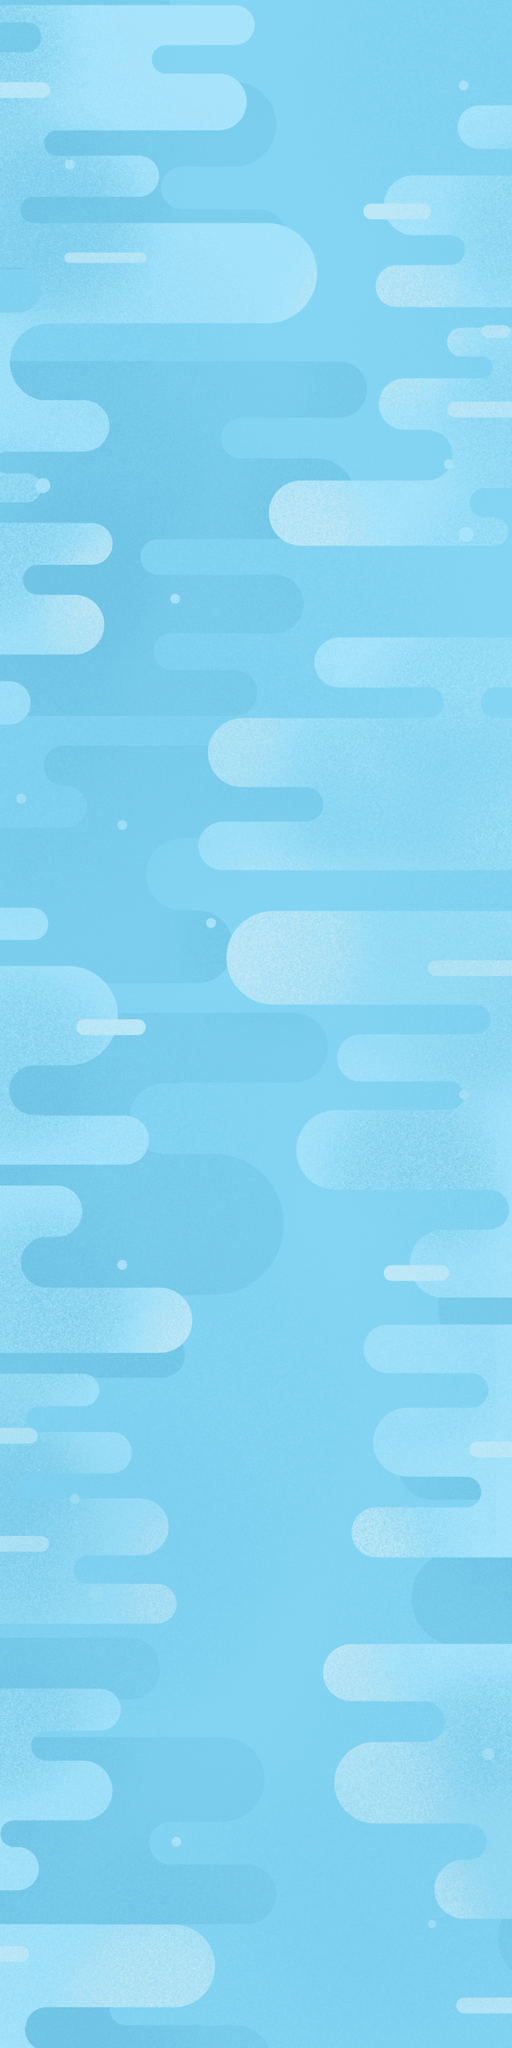

This is a level from a 2D game, rendered from its Tiled map with the project's own tilesets. A one-line summary and the map file follow, with tile-layer data summarised:
An orthogonal 16x64 tile map with 40x40 px tiles, 1 tile layer (scene) and 50 objects (2x pic_ballon_red, level1, level2, level3, level4, ...).

<map version="1.0" orientation="orthogonal" renderorder="right-down" width="16" height="64" tilewidth="40" tileheight="40" nextobjectid="34">
 <tileset firstgid="1" name="sky_bg" tilewidth="40" tileheight="40">
  <image source="sky_bg.png" width="2048" height="1024" />
 </tileset>
 <layer name="scene" width="16" height="64">
  <data>[1024 cells, 1024 non-empty, 1024 distinct tile ids]</data>
 </layer>
 <objectgroup name="layer_level">
  <object name="level1" x="231" y="2365">
   <properties>
    <property name="show" value="1" />
   </properties>
  </object>
  <object name="level2" x="175" y="2243">
   <properties>
    <property name="show" value="1" />
   </properties>
  </object>
  <object name="level3" x="169" y="2120">
   <properties>
    <property name="show" value="1" />
   </properties>
  </object>
  <object name="level4" x="217" y="1998">
   <properties>
    <property name="show" value="1" />
   </properties>
  </object>
  <object name="level5" x="281" y="1876">
   <properties>
    <property name="show" value="1" />
   </properties>
  </object>
  <object name="level6" x="324" y="1753">
   <properties>
    <property name="show" value="1" />
   </properties>
  </object>
  <object name="level7" x="321" y="1631">
   <properties>
    <property name="show" value="1" />
   </properties>
  </object>
  <object name="level8" x="267" y="1509">
   <properties>
    <property name="show" value="1" />
   </properties>
  </object>
  <object name="level9" x="203" y="1386">
   <properties>
    <property name="show" value="1" />
   </properties>
  </object>
  <object name="level10" x="135" y="1264">
   <properties>
    <property name="show" value="1" />
   </properties>
  </object>
  <object name="level11" x="94" y="1142">
   <properties>
    <property name="show" value="1" />
   </properties>
  </object>
  <object name="level12" x="70" y="1020">
   <properties>
    <property name="show" value="1" />
   </properties>
  </object>
  <object name="level13" x="79" y="897">
   <properties>
    <property name="show" value="1" />
   </properties>
  </object>
  <object name="level14" x="115" y="775">
   <properties>
    <property name="show" value="1" />
   </properties>
  </object>
  <object name="level15" x="172" y="653">
   <properties>
    <property name="show" value="1" />
   </properties>
  </object>
  <object name="level16" x="230" y="530">
   <properties>
    <property name="show" value="1" />
   </properties>
  </object>
  <object name="level17" x="281" y="408">
   <properties>
    <property name="show" value="1" />
   </properties>
  </object>
  <object name="level18" x="320" y="286">
   <properties>
    <property name="show" value="1" />
   </properties>
  </object>
  <object name="level19" x="323" y="163">
   <properties>
    <property name="show" value="1" />
   </properties>
  </object>
  <object name="level20" x="300" y="41">
   <properties>
    <property name="show" value="1" />
   </properties>
  </object>
 </objectgroup>
 <objectgroup name="layer_element">
  <object id="23" name="pic_castal_1" x="513" y="139" width="127" height="81" />
  <object id="24" name="pic_ballon_red" x="100" y="34" width="109" height="122" />
  <object id="25" name="pic_castal_2" x="0" y="343" width="128" height="312" />
  <object id="26" name="pic_ferriswheel" x="390" y="823" width="291" height="315" />
  <object id="27" name="pic_bird" x="381" y="714" width="88" height="56" />
  <object id="28" name="pic_ballon_blue" x="376" y="1315" width="147" height="165" />
  <object id="29" name="pic_castal_3" x="0" y="1483" width="142" height="390" />
  <object id="30" name="pic_ballon_red" x="425" y="2349" width="109" height="122" />
  <object id="32" name="pic_castal_4" x="450" y="1866" width="190" height="316" />
 </objectgroup>
  <objectgroup name="layer_line">
  <object name="path_1" x="269" y="2413" />
  <object name="path_2" x="220" y="2290" />
  <object name="path_3" x="209" y="2168" />
  <object name="path_4" x="212" y="2045" />
  <object name="path_5" x="257" y="1922" />
  <object name="path_6" x="322" y="1800" />
  <object name="path_7" x="360" y="1677" />
  <object name="path_8" x="313" y="1555" />
  <object name="path_9" x="244" y="1432" />
  <object name="path_10" x="179" y="1309" />
  <object name="path_11" x="134" y="1187" />
  <object name="path_12" x="114" y="1064" />
  <object name="path_13" x="114" y="941" />
  <object name="path_14" x="122" y="819" />
  <object name="path_15" x="155" y="697" />
  <object name="path_16" x="211" y="575" />
  <object name="path_17" x="273" y="453" />
  <object name="path_18" x="326" y="331" />
  <object name="path_19" x="360" y="209" />
  <object name="path_20" x="336" y="86" />
  <object name="path_21" x="312" y="0" />
 </objectgroup>
</map>
